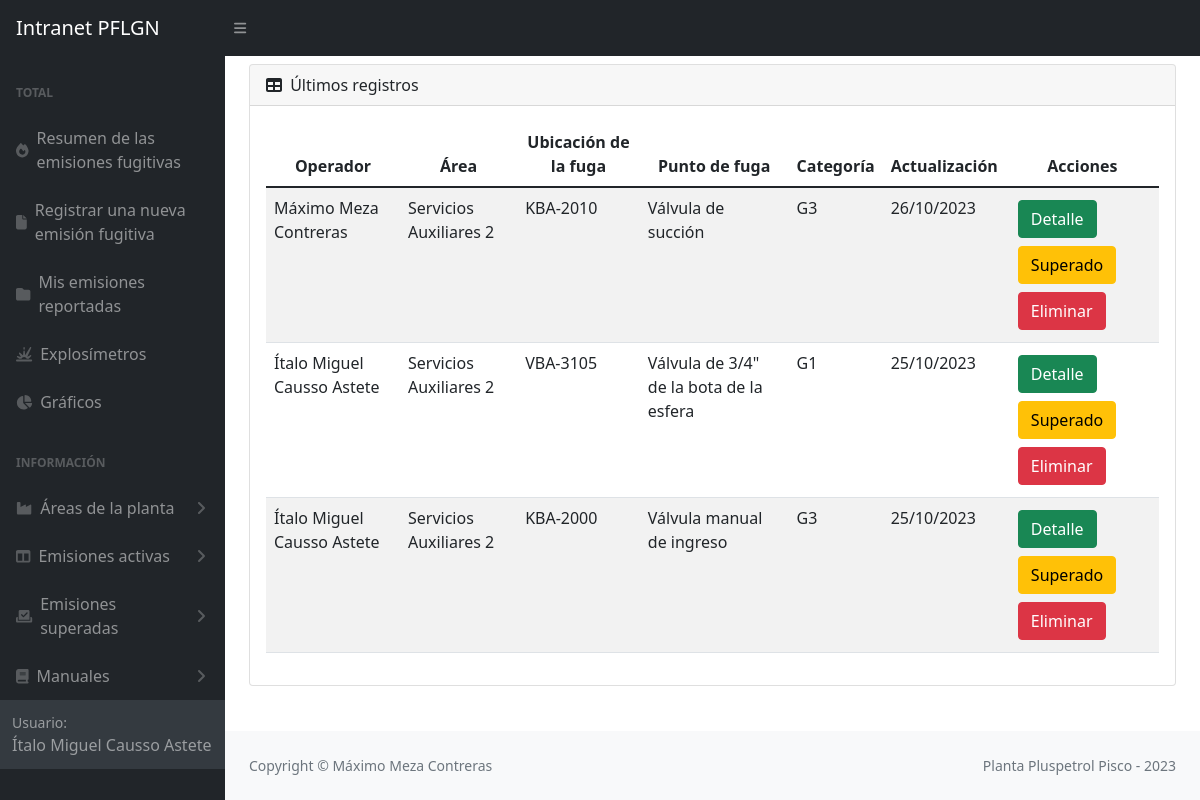
Page /listaEmisionesSA2/ (signed in) on the committed database.
### emisiones/models.py (models this page shows, shortened)
class Emision(models.Model):
    site = models.CharField(max_length=20, choices=SITE_CHOICES, default='Pisco')
    yacimiento = models.CharField(max_length=100, choices=YACIMIENTO_CHOICES, default='Pisco')
    area = models.CharField(max_length=100)
    sistema = models.CharField(max_length=100)
    ubicacion = models.TextField(max_length=200)
    fuga = models.TextField(max_length=300)
    fluido = models.CharField(max_length=100)
    sustancia = models.CharField(max_length=100)
    componente = models.CharField(max_length=100)
    instalacion = models.CharField(max_length=100)
    tamAccesorio = models.CharField(max_length=100)
    medicion = models.PositiveIntegerField()
    medicion15 = models.CharField(max_length=100)
    presion = models.CharField(max_length=100)
    ciclado = models.CharField(max_length=50)
    ignicion = models.CharField(max_length=50)
    localizacion = models.CharField(max_length=50)
    usuario = models.ForeignKey(User, on_delete=models.SET_NULL, null=True)
    fechaReporte = models.DateField()
    updated_at = models.DateTimeField(null=True)
    created_at = models.DateField(auto_now_add=True,null=True)
    emisionSuperada = models.BooleanField(default=False)
    FCF = models.PositiveSmallIntegerField(null=True)
    categoria = models.CharField(max_length=10, null=True)
    imagen = models.ImageField(upload_to='imagenesEmisiones', null=True)

### emisiones/views.py (the view)
# urls.py: path('listaEmisionesSA2/', views.listaEmisionesSA2, name='listaEmisionesSA2'),
@login_required
def listaEmisionesSA2(request):
    Emisiones = Emision.objects.filter(area='Servicios Auxiliares 2').order_by('-updated_at')
    return render (request, 'areaP1Emisiones.html',{'Emisiones' : Emisiones})

### emisiones/templates/areaP1Emisiones.html (shortened to what this page needs)
{% extends 'partials/_barraLateralEmisiones.html' %}
{% block content %}
<div class="container mt-2">
    <main>
        <div class="card mb-4">
            <div class="card-header">
                <i class="fas fa-table me-1"></i>
                Últimos registros
            </div>
            <div class="card-body">
                <table class="table table-striped table-responsive" id="datatablesSimple">
                    <thead>
                        <tr>
                            <th>Operador</th>
                            <th>Área</th>
                            <th>Ubicación de la fuga</th>
                            <th>Punto de fuga</th>
                            <th>Categoría</th>
                            <th>Actualización</th>
                            <th>Acciones</th>
                        </tr>
                    </thead>
                    <tbody>
                        {% for Emision in Emisiones %}
                        <tr>
                            <td>{{Emision.usuario.first_name}} {{Emision.usuario.last_name}} </td>
                            <td>{{Emision.area}}</td>
                            <td>{{Emision.ubicacion}}</td>
                            <td>{{Emision.fuga}}</td>
                            <td>{{Emision.categoria}}</td>
                            <td>{{Emision.created_at|date:'d/m/Y'}}</td>
                            <td>
                                <button type="button" class="btn btn-success m-1"><a style="color: white; text-decoration:none"  href="{% url 'detalleEmisiones' Emision.id %}">Detalle</a></button>
                                <button type="button" class="btn btn-warning m-1"><a style="color: black; text-decoration:none"  href="#">Superado</a></button>
                                <form id='formEliminarEmision' action="{% url 'eliminarEmisiones' Emision.id %}" method="post">
                                    <button type="button" class="btn btn-danger m-1"><a style="color: white; text-decoration:none"  href="{% url 'eliminarEmisiones' Emision.id %}">Eliminar</a></button>
                                </form>
                            </td>
                        </tr>
                        {% empty %}
                            <td colspan="7">No tiene registros</td>
                        {% endfor %}
                    </tbody>
                </table>
            </div>
        </div>
    </main>
{% endblock %}

### emisiones/templates/partials/_barraLateralEmisiones.html (shortened to what this page needs)
{% load static %}
<!DOCTYPE html>
<html lang="en">
<head>
    <link href="https://cdn.jsdelivr.net/npm/bootstrap@5.3.0-alpha3/dist/css/bootstrap.min.css" rel="stylesheet">
    <link rel="stylesheet" type="text/css" href="{% static 'css/dashboardEmisiones.css' %}">
    <link rel="stylesheet" type="text/css" href="{% static 'css/mainEmisiones.css' %}">
</head>
<body  class="sb-nav-fixed">
    <nav class="sb-topnav navbar navbar-expand navbar-dark bg-dark">
        <a class="navbar-brand ps-3" href='/'>Intranet PFLGN</a>
        <button class="btn btn-link btn-sm order-1 order-lg-0 me-4 me-lg-0" id="sidebarToggle"><i class="fas fa-bars"></i></button>
    </nav>
    <div id="layoutSidenav">
        <div id="layoutSidenav_nav">
            <nav class="sb-sidenav accordion sb-sidenav-dark" id="sidenavAccordion">
                <div class="sb-sidenav-menu">
                    <div class="nav">
                        <div class="sb-sidenav-menu-heading">Total</div>
                        <a class="nav-link" href="/emisionesFugitivas">
                            <div class="sb-nav-link-icon"><i class="fa-solid fa-fire"></i></div>
                                Resumen de las emisiones fugitivas
                        </a>
                        <a class="nav-link" href='/registrarEmisiones'>
                            <div class="sb-nav-link-icon"><i class="fa-solid fa-file"></i></div>
                                Registrar una nueva emisión fugitiva
                        </a>
                        <a class="nav-link" href='/listaMisReportes'>
                            <div class="sb-nav-link-icon"><i class="fa-solid fa-folder"></i></div>
                                Mis emisiones reportadas
                        </a>
                        <a class="nav-link" href='/explosimetros'>
                            <div class="sb-nav-link-icon"><i class="fa-solid fa-explosion"></i></div>
                                Explosímetros
                        </a>
                        <a class="nav-link" href='/graficasEmisiones'>
                            <div class="sb-nav-link-icon"><i class="fa-solid fa-chart-pie"></i></div>
                                Gráficos
                        </a>
                        <div class="sb-sidenav-menu-heading">Información</div>
                        <a class="nav-link collapsed" href="#" data-bs-toggle="collapse" data-bs-target="#collapseAreas" aria-expanded="false" aria-controls="collapseLayouts">
                            <div class="sb-nav-link-icon"><i class="fa-solid fa-industry"></i></div>
                                Áreas de la planta
                            <div class="sb-sidenav-collapse-arrow"><i class="fas fa-angle-down"></i></div>
                        </a>
                        <a class="nav-link collapsed" href="#" data-bs-toggle="collapse" data-bs-target="#collapseCrios" aria-expanded="false" aria-controls="collapseLayouts">
                            <div class="sb-nav-link-icon"><i class="fas fa-columns"></i></div>
                                Emisiones activas
                            <div class="sb-sidenav-collapse-arrow"><i class="fas fa-angle-down"></i></div>
                        </a>
                            <a class="nav-link collapsed" href="#" data-bs-toggle="collapse" data-bs-target="#collapseSuperadas" aria-expanded="false" aria-controls="collapseLayouts">
                                <div class="sb-nav-link-icon"><i class="fa-solid fa-check-to-slot"></i></div>
                                    Emisiones superadas
                                <div class="sb-sidenav-collapse-arrow"><i class="fas fa-angle-down"></i></div>
                            </a>
                            <a class="nav-link collapsed" href="#" data-bs-toggle="collapse" data-bs-target="#collapseCSU" aria-expanded="false" aria-controls="collapseLayouts">
                                <div class="sb-nav-link-icon"><i class="fa-solid fa-book"></i></i></div>
                                Manuales
                                <div class="sb-sidenav-collapse-arrow"><i class="fas fa-angle-down"></i></div>
                            </a>
                <div class="sb-sidenav-footer">
                    <div class="small">Usuario:</div>
                    {{user.first_name}} {{user.last_name}}
                </div>
            </nav>
        </div>
        <div id="layoutSidenav_content">
            {% block content %}
            {% endblock %}
        </div>
        <footer class="py-4 bg-light mt-auto">
            <div class="container-fluid px-4">
                <div class="d-flex align-items-center justify-content-between small">
                    <div class="text-muted">Copyright &copy; Máximo Meza Contreras</div>
                    <div class="text-muted">Planta Pluspetrol Pisco - 2023</div>
                </div>
            </div>
        </footer>
</body>
</html>

### emisiones/static/css/mainEmisiones.css (style rules this page uses)
:root { --bs-blue: #0d6efd; --bs-indigo: #6610f2; --bs-purple: #6f42c1; --bs-pink: #d63384; --bs-red: #dc3545; --bs-orange: #fd7e14; --bs-yellow: #ffc107; --bs-green: #198754; --bs-teal: #20c997; --bs-cyan: #0dcaf0; --bs-white: #fff; --bs-gray: #6c757d; --bs-gray-dark: #343a40; --bs-primary: #0d6efd; --bs-secondary: #6c757d; --bs-success: #198754; --bs-info: #0dcaf0; --bs-warning: #ffc107; --bs-danger: #dc3545; --bs-light: #f8f9fa; --bs-dark: #212529; --greyLight-2: #c8d0e7; --card-background: linear-gradient(to bottom right, #f9fafc, #f7f7f8); --card-shadow: inset 2px 2px 3px #ebebf3, inset 4px 4px 15px #ffffff, 3px 3px 12px #c2c7d4; --bs-font-sans-serif: system-ui, -apple-system, "Segoe UI", Roboto, "Helvetica Neue", Arial, "Noto Sans", "Liberation Sans", sans-serif, "Apple Color Emoji", "Segoe UI Emoji", "Segoe UI Symbol", "Noto Color Emoji"; --bs-font-monospace: SFMono-Regular, Menlo, Monaco, Consolas, "Liberation Mono", "Courier New", monospace; --bs-gradient: linear-gradient(180deg, rgba(255, 255, 255, 0.15), rgba(255, 255, 255, 0)); }
.contenedorEmisiones div table tr,th { text-align: center; }

### rows in the picture
Emision: usuario.first_name "Máximo", usuario.last_name "Meza Contreras", area "Servicios Auxiliares 2", ubicacion "KBA-2010", fuga "Válvula de succión", categoria "G3", created_at "26/10/2023"
Emision: usuario.first_name "Ítalo Miguel", usuario.last_name "Causso Astete", area "Servicios Auxiliares 2", ubicacion "VBA-3105", fuga "Válvula de 3/4\" de la bota de la esfera", categoria "G1", created_at "25/10/2023"
Emision: usuario.first_name "Ítalo Miguel", usuario.last_name "Causso Astete", area "Servicios Auxiliares 2", ubicacion "KBA-2000", fuga "Válvula manual de ingreso", categoria "G3", created_at "25/10/2023"

### other values in the picture
{{ user.first_name }} "Ítalo Miguel"
{{ user.last_name }} "Causso Astete"
